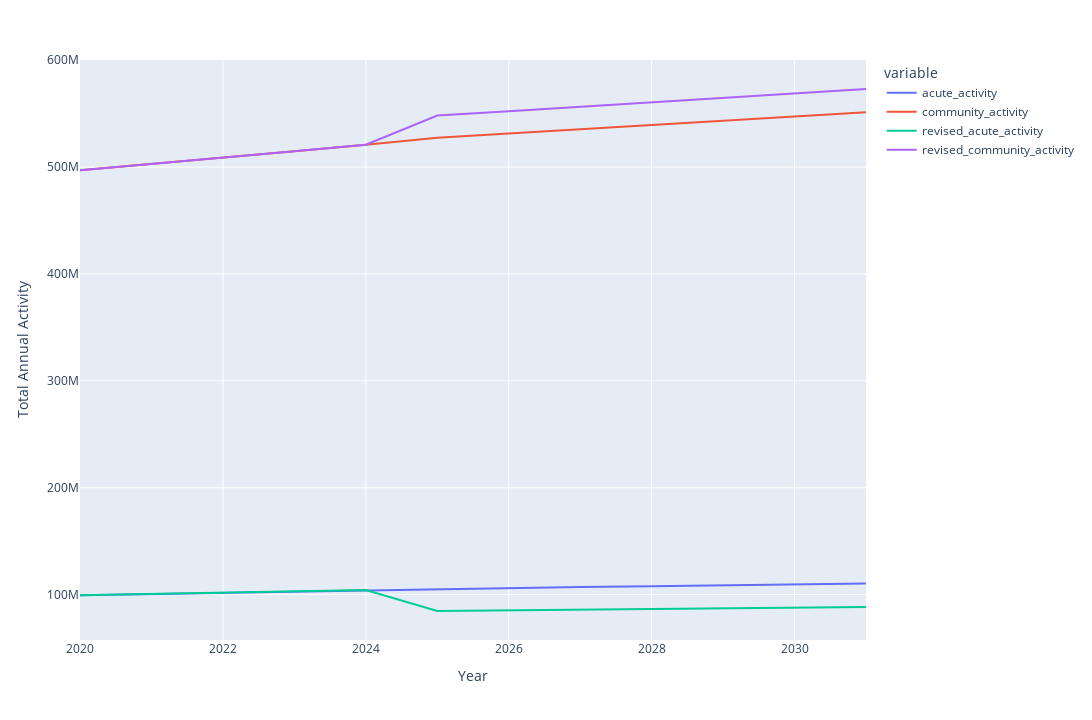

Source (notebook cell):
### Code cell
px.line(
    bt.groupby(["year"], as_index=False).sum(),
    x="year",
    y=["acute_activity", "community_activity", "revised_acute_activity", "revised_community_activity"],
    height=720,
    width=1280,
    labels={"value":"Total Annual Activity", "year": "Year"},
)

### Figure 1 — Plotly figure (JSON) as saved in the notebook; plotly's stock layout.template omitted (floating-point values rounded to 4 significant figures)
{"data": [{"hovertemplate": "variable=acute_activity<br>Year=%{x}<br>Total Annual Activity=%{y}<extra></extra>", "legendgroup": "acute_activity", "line": {"color": "#636efa", "dash": "solid"}, "mode": "lines", "name": "acute_activity", "orientation": "v", "showlegend": true, "type": "scatter", "x": ["2020", "2021", "2022", "2023", "2024", "2025", "2026", "2027", "2028", "2029", "2030", "2031"], "xaxis": "x", "y": [99415162, 100600000.0, 101700000.0, 103000000.0, 104200000.0, 105500000.0, 106300000.0, 107100000.0, 107900000.0, 108700000.0, 109500000.0, 110300000.0], "yaxis": "y"}, {"hovertemplate": "variable=community_activity<br>Year=%{x}<br>Total Annual Activity=%{y}<extra></extra>", "legendgroup": "community_activity", "line": {"color": "#EF553B", "dash": "solid"}, "mode": "lines", "name": "community_activity", "orientation": "v", "showlegend": true, "type": "scatter", "x": ["2020", "2021", "2022", "2023", "2024", "2025", "2026", "2027", "2028", "2029", "2030", "2031"], "xaxis": "x", "y": [497075770, 502800000.0, 508700000.0, 514800000.0, 521000000.0, 527400000.0, 531400000.0, 535500000.0, 539400000.0, 543500000.0, 547400000.0, 551300000.0], "yaxis": "y"}, {"hovertemplate": "variable=revised_acute_activity<br>Year=%{x}<br>Total Annual Activity=%{y}<extra></extra>", "legendgroup": "revised_acute_activity", "line": {"color": "#00cc96", "dash": "solid"}, "mode": "lines", "name": "revised_acute_activity", "orientation": "v", "showlegend": true, "type": "scatter", "x": ["2020", "2021", "2022", "2023", "2024", "2025", "2026", "2027", "2028", "2029", "2030", "2031"], "xaxis": "x", "y": [99415162, 100600000.0, 101700000.0, 103000000.0, 104200000.0, 84620000.0, 85260000.0, 85910000.0, 86550000.0, 87200000.0, 87830000.0, 88450000.0], "yaxis": "y"}, {"hovertemplate": "variable=revised_community_activity<br>Year=%{x}<br>Total Annual Activity=%{y}<extra></extra>", "legendgroup": "revised_community_activity", "line": {"color": "#ab63fa", "dash": "solid"}, "mode": "lines", "name": "revised_community_activity", "orientation": "v", "showlegend": true, "type": "scatter", "x": ["2020", "2021", "2022", "2023", "2024", "2025", "2026", "2027", "2028", "2029", "2030", "2031"], "xaxis": "x", "y": [497075770, 502800000.0, 508700000.0, 514800000.0, 521000000.0, 548200000.0, 552400000.0, 556600000.0, 560800000.0, 565000000.0, 569000000.0, 573100000.0], "yaxis": "y"}], "layout": {"height": 720, "legend": {"title": {"text": "variable"}, "tracegroupgap": 0}, "margin": {"t": 60}, "width": 1280, "xaxis": {"anchor": "y", "domain": [0, 1], "title": {"text": "Year"}}, "yaxis": {"anchor": "x", "domain": [0, 1], "title": {"text": "Total Annual Activity"}}}}
